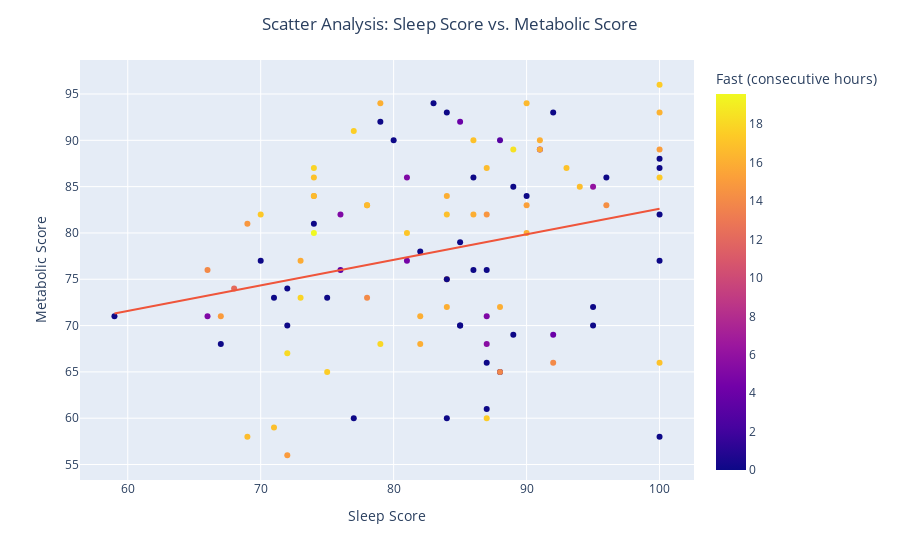

Notebook code cell kept with this figure:
### Code cell
fig = pt.plotly_scatter(dataset=all_data, 
                        x_selection="Sleep Score",
                        y_selection="Metabolic Score",
                        color_selection="Fast (consecutive hours)",
                        hover=[all_data.index]
                       )
fig.show()

### Figure 1 — Plotly figure (JSON) as saved in the notebook; plotly's stock layout.template omitted (floating-point values rounded to 4 significant figures)
{"data": [{"customdata": [[0], [1], [2], [3], [4], [5], [6], [7], [8], [9], [10], [11], [12], [13], [14], [15], [16], [17], [18], [19], [20], [21], [22], [23], [24], [25], [26], [27], [28], [29], [30], [31], [32], [33], [34], [35], [36], [37], [38], [39], [40], [41], [42], [43], [44], [45], [46], [47], [48], [49], [50], [51], [52], [53], [54], [55], [56], [57], [58], [59], [60], [61], [62], [63], [64], [65], [66], [67], [68], [69], [70], [71], [72], [73], [74], [75], [76], [77], [78], [79], [80], [81], [82], [83], [84], [85], [86], [87], [88], [89], [90], [91], [92], [93], [94], [95], [96], [97], [98], [99], [100], [101], [102], [103], [104], [105], [106], [107], [108], [109], [110], [111], [112], [113], [114], [115], [116], [117], [118], [119], [120], [121], [122], [123], [124], [125]], "hovertemplate": "Sleep Score=%{x}<br>Metabolic Score=%{y}<br>index=%{customdata[0]}<br>Fast (consecutive hours)=%{marker.color}<extra></extra>", "legendgroup": "", "marker": {"color": [17.5, 16.68, 0, 3.5, 13.97, 17.5, 14, 16, 0, 0, 5, 14, 0, 5.5, 18, 0, 0, 4.5, 16, 17, 4, 15.25, 14.75, 0, 0, 0, 0, 0, 0, 0, 0, 0, 0, 0, 0, 0, 0, 0, 0, 0, 0, 0, 0, 0, 0, 0, 0, 0, 0, 0, 0, 0, 0, 0, 0, 0, 0, 0, 0, 0, 0, 0, 5, 16.83, 15, 16, 17.85, 16, 17.15, 15.85, 19.57, 12.13, 13.85, 5, 18.5, 14.6, 16, 18.15, 15.02, 16.9, 17.57, 16.67, 15.47, 16, 16.05, 17.87, 17.27, 16.93, 5, 16.63, 16.93, 15.02, 0, 0, 6, 16, 16.75, 14.68, 0, 0, 0, 0, 4, 14.33, 0, 0, 0, 4, 15.82, 15.1, 16.02, 17, 15.25, 13, 0, 4.5, 16.53, 17.33, 16.63, 0, 0, 0, 0, 3, 17.43, 16.17], "coloraxis": "coloraxis", "symbol": "circle"}, "mode": "markers", "name": "", "orientation": "v", "showlegend": false, "type": "scatter", "x": [87, 69, 67, 76, 66, 75, 78, 90, 82, 95, 76, 92, 89, 87, 79, 75, 87, 81, 82, 100, 92, 90, 69, 87, 87, 70, 59, 72, 83, 91, 91, 100, 100, 100, 100, 89, 83, 99, 95, 95, 100, 95, 91, 83, 77, 64, 96, 87, 94, 86, 88, 85, 77, 100, 100, 95, 100, 84, 85, 71, 72, 85, 87, 71, 72, 86, 73, 82, 81, 73, 74, 68, 88, 66, 89, 84, 84, 72, 74, 84, 77, 87, 78, 84, 79, 74, 70, 86, 81, 78, 74, 67, 86, 84, 95, 88, 94, 87, 90, 100, 100, 92, 91, 96, 74, 84, 96, 85, 91, 100, 91, 93, 79, 81, 66, 100, 90, 100, 74, 89, 80, 79, 83, 88, 100, 100], "xaxis": "x", "y": [60, 58, 68, 76, 76, 65, 73, 80, 78, 72, 82, 66, 69, 68, 68, 73, 61, 77, 68, 66, 69, 83, 81, 66, 76, 77, 71, 74, null, null, null, null, null, null, null, null, null, null, null, null, null, null, null, null, null, null, null, null, null, 76, 65, 79, 60, 58, 82, 70, 77, 60, 70, 73, 70, 70, 71, 59, 56, 82, 73, 71, 80, 77, 80, 74, 65, 71, 89, 75, 72, 67, 84, 82, 91, 87, 83, 84, 94, 87, 82, 90, 86, 83, 86, 71, 86, 93, 85, 72, 85, 82, 84, 88, 87, 93, 89, 83, 81, 75, 86, 92, 89, 89, 90, 87, null, null, null, null, 94, 86, 84, 85, 90, 92, 94, 90, 96, 93], "yaxis": "y"}, {"hovertemplate": "<b>OLS trendline</b><br>Metabolic Score = 0.275549 * Sleep Score + 55.0507<br>R<sup>2</sup>=0.071751<br><br>Sleep Score=%{x}<br>Metabolic Score=%{y} <b>(trend)</b><extra></extra>", "legendgroup": "", "marker": {"symbol": "circle"}, "mode": "lines", "name": "", "showlegend": false, "type": "scatter", "x": [59, 66, 66, 67, 67, 68, 69, 69, 70, 70, 71, 71, 72, 72, 72, 72, 73, 73, 74, 74, 74, 74, 74, 74, 75, 75, 76, 76, 77, 77, 78, 78, 78, 79, 79, 79, 80, 81, 81, 81, 82, 82, 82, 83, 84, 84, 84, 84, 84, 84, 84, 85, 85, 85, 85, 86, 86, 86, 86, 87, 87, 87, 87, 87, 87, 87, 87, 88, 88, 88, 88, 89, 89, 89, 90, 90, 90, 90, 91, 91, 91, 92, 92, 92, 93, 94, 95, 95, 95, 96, 96, 100, 100, 100, 100, 100, 100, 100, 100, 100, 100], "xaxis": "x", "y": [71.31, 73.24, 73.24, 73.51, 73.51, 73.79, 74.06, 74.06, 74.34, 74.34, 74.61, 74.61, 74.89, 74.89, 74.89, 74.89, 75.17, 75.17, 75.44, 75.44, 75.44, 75.44, 75.44, 75.44, 75.72, 75.72, 75.99, 75.99, 76.27, 76.27, 76.54, 76.54, 76.54, 76.82, 76.82, 76.82, 77.09, 77.37, 77.37, 77.37, 77.65, 77.65, 77.65, 77.92, 78.2, 78.2, 78.2, 78.2, 78.2, 78.2, 78.2, 78.47, 78.47, 78.47, 78.47, 78.75, 78.75, 78.75, 78.75, 79.02, 79.02, 79.02, 79.02, 79.02, 79.02, 79.02, 79.02, 79.3, 79.3, 79.3, 79.3, 79.57, 79.57, 79.57, 79.85, 79.85, 79.85, 79.85, 80.13, 80.13, 80.13, 80.4, 80.4, 80.4, 80.68, 80.95, 81.23, 81.23, 81.23, 81.5, 81.5, 82.61, 82.61, 82.61, 82.61, 82.61, 82.61, 82.61, 82.61, 82.61, 82.61], "yaxis": "y"}], "layout": {"autosize": true, "coloraxis": {"colorbar": {"title": {"text": "Fast (consecutive hours)"}}, "colorscale": [[0, "#0d0887"], [0.1111, "#46039f"], [0.2222, "#7201a8"], [0.3333, "#9c179e"], [0.4444, "#bd3786"], [0.5556, "#d8576b"], [0.6667, "#ed7953"], [0.7778, "#fb9f3a"], [0.8889, "#fdca26"], [1, "#f0f921"]]}, "legend": {"tracegroupgap": 0}, "margin": {"t": 60}, "title": {"text": "Scatter Analysis: Sleep Score vs. Metabolic Score", "x": 0.5}, "xaxis": {"anchor": "y", "autorange": true, "domain": [0, 1], "range": [56.51, 102.5], "title": {"text": "Sleep Score"}, "type": "linear"}, "yaxis": {"anchor": "x", "autorange": true, "domain": [0, 1], "range": [53.16, 98.84], "title": {"text": "Metabolic Score"}, "type": "linear"}}}
